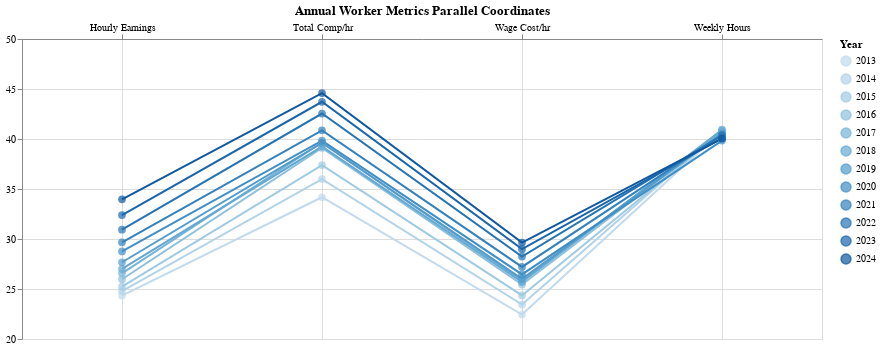

This figure's notebook cell:
### Code cell
# visualization test parallel coordinate
import pandas as pd
import altair as alt

df_long = df_wage_hour.melt(
    id_vars=['Year'],
    value_vars=[
        'avg_hourly_earnings_dollars_annual_mean',
        'avg_weekly_work_hours_annual_mean',
        'priv_total_compensation_cost_dollars_per_hour_Estimate Value_annual_mean',
        'priv_wage_salaries_cost_dollars_per_hour_Estimate Value_annual_mean'
    ],
    var_name='Metric',
    value_name='Value'
)

label_map = {
    'avg_hourly_earnings_dollars_annual_mean': 'Hourly Earnings',
    'avg_weekly_work_hours_annual_mean':    'Weekly Hours',
    'priv_total_compensation_cost_dollars_per_hour_Estimate Value_annual_mean': 'Total Comp/hr',
    'priv_wage_salaries_cost_dollars_per_hour_Estimate Value_annual_mean':    'Wage Cost/hr'
}
df_long['Metric'] = df_long['Metric'].map(label_map)

base = alt.Chart(df_long).encode(
    x=alt.X('Metric:O', title=None, axis=alt.Axis(orient='top', labelAngle=0, grid=True)),
    y=alt.Y('Value:Q', title=None, scale=alt.Scale(domain=[20,50])),
    detail='Year:O',        
    color='Year:O',     
    tooltip=['Year:O','Metric:N','Value:Q']
)

lines  = base.mark_line(strokeWidth=2)
points = base.mark_point(size=60, filled=True)

parallel_coords = (lines + points).properties(
    width=800, height=300,
    title='Annual Worker Metrics Parallel Coordinates'
)

parallel_coords

### Figure 1 — Vega-Lite specification as saved in the notebook (floating-point values rounded to 4 significant figures)
{"config": {"view": {"continuousWidth": 300, "continuousHeight": 300}}, "layer": [{"mark": {"type": "line", "strokeWidth": 2}, "encoding": {"color": {"field": "Year", "type": "ordinal"}, "detail": {"field": "Year", "type": "ordinal"}, "tooltip": [{"field": "Year", "type": "ordinal"}, {"field": "Metric", "type": "nominal"}, {"field": "Value", "type": "quantitative"}], "x": {"axis": {"grid": true, "labelAngle": 0, "orient": "top"}, "field": "Metric", "title": null, "type": "ordinal"}, "y": {"field": "Value", "scale": {"domain": [20, 50]}, "title": null, "type": "quantitative"}}}, {"mark": {"type": "point", "filled": true, "size": 60}, "encoding": {"color": {"field": "Year", "type": "ordinal"}, "detail": {"field": "Year", "type": "ordinal"}, "tooltip": [{"field": "Year", "type": "ordinal"}, {"field": "Metric", "type": "nominal"}, {"field": "Value", "type": "quantitative"}], "x": {"axis": {"grid": true, "labelAngle": 0, "orient": "top"}, "field": "Metric", "title": null, "type": "ordinal"}, "y": {"field": "Value", "scale": {"domain": [20, 50]}, "title": null, "type": "quantitative"}}}], "data": {"name": "data-34dd22b75368a4b936d725b15f659f71"}, "height": 300, "title": "Annual Worker Metrics Parallel Coordinates", "width": 800, "$schema": "https://vega.github.io/schema/vega-lite/v5.20.1.json", "datasets": {"data-34dd22b75368a4b936d725b15f659f71": [{"Year": 2013, "Metric": "Hourly Earnings", "Value": 24.33}, {"Year": 2014, "Metric": "Hourly Earnings", "Value": 24.79}, {"Year": 2015, "Metric": "Hourly Earnings", "Value": 25.23}, {"Year": 2016, "Metric": "Hourly Earnings", "Value": 25.98}, {"Year": 2017, "Metric": "Hourly Earnings", "Value": 26.56}, {"Year": 2018, "Metric": "Hourly Earnings", "Value": 27.02}, {"Year": 2019, "Metric": "Hourly Earnings", "Value": 27.68}, {"Year": 2020, "Metric": "Hourly Earnings", "Value": 28.75}, {"Year": 2021, "Metric": "Hourly Earnings", "Value": 29.66}, {"Year": 2022, "Metric": "Hourly Earnings", "Value": 30.94}, {"Year": 2023, "Metric": "Hourly Earnings", "Value": 32.4}, {"Year": 2024, "Metric": "Hourly Earnings", "Value": 33.97}, {"Year": 2013, "Metric": "Weekly Hours", "Value": 40.82}, {"Year": 2014, "Metric": "Weekly Hours", "Value": 40.96}, {"Year": 2015, "Metric": "Weekly Hours", "Value": 40.75}, {"Year": 2016, "Metric": "Weekly Hours", "Value": 40.7}, {"Year": 2017, "Metric": "Weekly Hours", "Value": 40.82}, {"Year": 2018, "Metric": "Weekly Hours", "Value": 40.91}, {"Year": 2019, "Metric": "Weekly Hours", "Value": 40.56}, {"Year": 2020, "Metric": "Weekly Hours", "Value": 39.84}, {"Year": 2021, "Metric": "Weekly Hours", "Value": 40.42}, {"Year": 2022, "Metric": "Weekly Hours", "Value": 40.36}, {"Year": 2023, "Metric": "Weekly Hours", "Value": 40.08}, {"Year": 2024, "Metric": "Weekly Hours", "Value": 40.04}, {"Year": 2013, "Metric": "Total Comp/hr", "Value": 34.17}, {"Year": 2014, "Metric": "Total Comp/hr", "Value": 35.99}, {"Year": 2015, "Metric": "Total Comp/hr", "Value": 37.39}, {"Year": 2016, "Metric": "Total Comp/hr", "Value": 39.11}, {"Year": 2017, "Metric": "Total Comp/hr", "Value": 39.65}, {"Year": 2018, "Metric": "Total Comp/hr", "Value": 39.24}, {"Year": 2019, "Metric": "Total Comp/hr", "Value": 39.61}, {"Year": 2020, "Metric": "Total Comp/hr", "Value": 39.83}, {"Year": 2021, "Metric": "Total Comp/hr", "Value": 40.87}, {"Year": 2022, "Metric": "Total Comp/hr", "Value": 42.55}, {"Year": 2023, "Metric": "Total Comp/hr", "Value": 43.72}, {"Year": 2024, "Metric": "Total Comp/hr", "Value": 44.59}, {"Year": 2013, "Metric": "Wage Cost/hr", "Value": 22.45}, {"Year": 2014, "Metric": "Wage Cost/hr", "Value": 23.44}, {"Year": 2015, "Metric": "Wage Cost/hr", "Value": 24.36}, {"Year": 2016, "Metric": "Wage Cost/hr", "Value": 25.44}, {"Year": 2017, "Metric": "Wage Cost/hr", "Value": 25.84}, {"Year": 2018, "Metric": "Wage Cost/hr", "Value": 25.69}, {"Year": 2019, "Metric": "Wage Cost/hr", "Value": 26.01}, {"Year": 2020, "Metric": "Wage Cost/hr", "Value": 26.45}, {"Year": 2021, "Metric": "Wage Cost/hr", "Value": 27.2}, {"Year": 2022, "Metric": "Wage Cost/hr", "Value": 28.25}, {"Year": 2023, "Metric": "Wage Cost/hr", "Value": 28.99}, {"Year": 2024, "Metric": "Wage Cost/hr", "Value": 29.64}]}}
